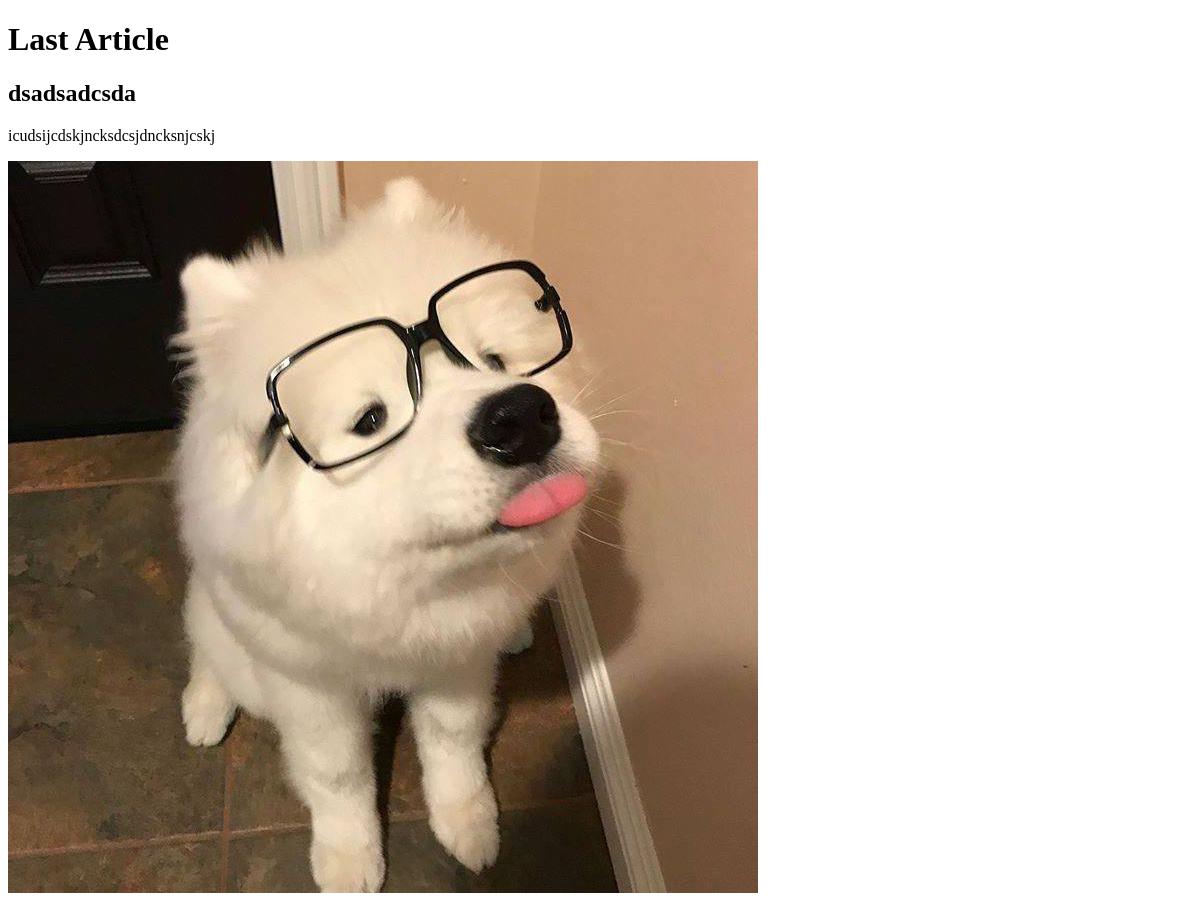
Page /home/ on the earlier database version.
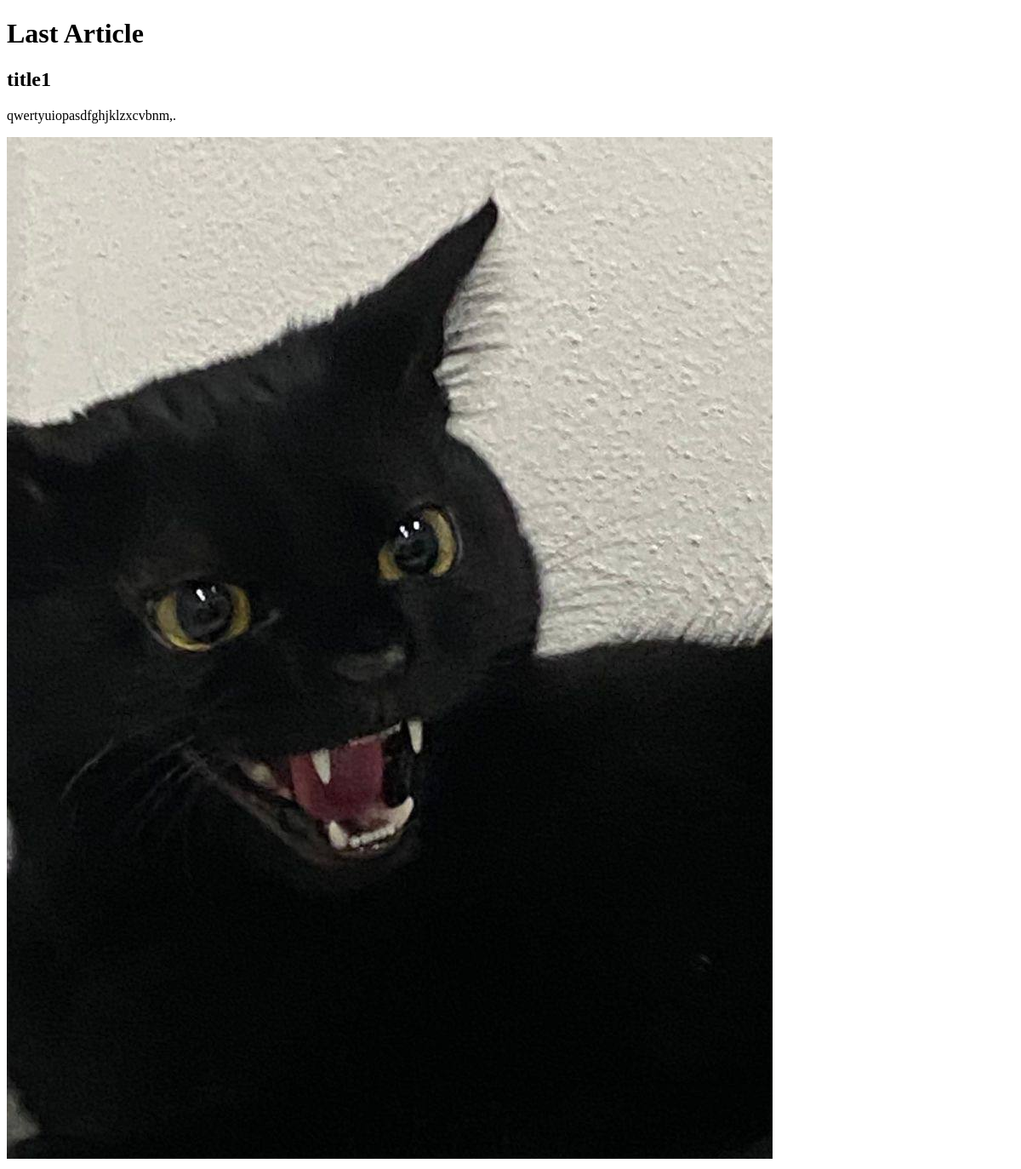
Same page on the later database version.
### SparkleMart/models.py (models this page shows, shortened)
class Article(models.Model):
    title = models.CharField(max_length=100)
    content = models.TextField()
    image = models.ImageField(upload_to='images/')
    published_date = models.DateTimeField(auto_now_add=True)

### SparkleMart/views.py (the view)
# urls.py: 2. Add a URL to urlpatterns:  path('', views.home, name='home')
def home(request):
    latest_article = Article.objects.latest('published_date')
    logging.info(f'latest article title: {latest_article.title}')
    return render(request, 'home.html', {'latest_article': latest_article})

### SparkleMart/templates/home.html (shortened to what this page needs)
<!DOCTYPE html>
<html>
<head>
</head>
<body>
    <h1>Last Article</h1>
    <h2>{{ latest_article.title }}</h2>
    <p>{{ latest_article.content }}</p>
    <img src="{{ latest_article.image.url }}" alt="{{ latest_article.title }}">
</body>
</html>

Differences in the rows shown:
removed Article: title "dsadsadcsda", content "icudsijcdskjncksdcsjdncksnjcskj", image (picture)
added Article: title "title1", content "qwertyuiopasdfghjklzxcvbnm,.", image (picture)
